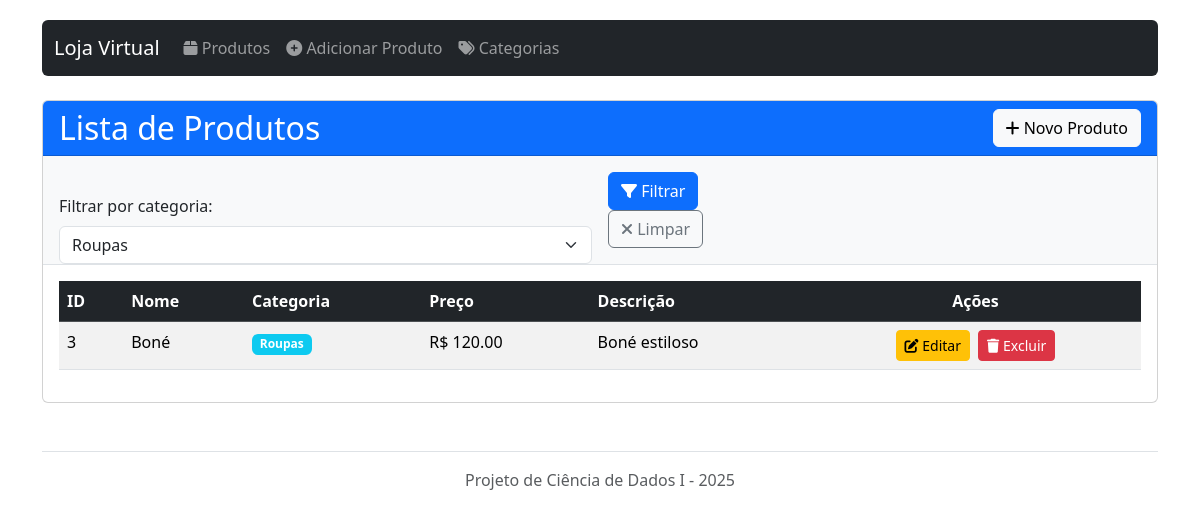
The page /?categoria=1 on the database its author committed.
### app.py (models this page shows, shortened)
class Produto(db.Model):
    id = db.Column(db.Integer, primary_key=True)
    nome = db.Column(db.String(100), nullable=False)
    preco = db.Column(db.Float, nullable=False)
    descricao = db.Column(db.Text, nullable=True)
    categoria_id = db.Column(db.Integer, db.ForeignKey('categoria.id', name='fk_produto_categoria'), nullable=True)

class Categoria(db.Model):
    id = db.Column(db.Integer, primary_key=True)
    nome = db.Column(db.String(50), nullable=False, unique=True)
    produtos = db.relationship('Produto', backref='categoria', lazy=True)

### app.py (the view)
@app.route('/')
def listar_produtos():
    categoria_id = request.args.get('categoria', None)
    query = Produto.query
    if categoria_id:
        try:
            categoria_id = int(categoria_id)
            query = query.filter_by(categoria_id=categoria_id)
        except ValueError:
            pass
    produtos = query.all()
    categorias = Categoria.query.order_by(Categoria.nome).all()
    return render_template('listar.html',
                          produtos=produtos,
                          categorias=categorias,
                          categoria_filtro=categoria_id)

### templates/listar.html (shortened to what this page needs)
{% extends 'base.html' %}
{% block content %}
<div class="card">
    <div class="card-header d-flex justify-content-between align-items-center bg-primary text-white">
        <h2 class="mb-0">Lista de Produtos</h2>
        <a href="{{ url_for('adicionar_produto') }}" class="btn btn-light">
            <i class="fas fa-plus"></i> Novo Produto
        </a>
    </div>
    <div class="card-body bg-light border-bottom pb-0">
        <form method="get" class="row g-3 align-items-end">
            <div class="col-md-6">
                <label for="categoria" class="form-label">Filtrar por categoria:</label>
                <select name="categoria" id="categoria" class="form-select">
                    {% for categoria in categorias %}
                        <option value="{{ categoria.id }}" {% if categoria_filtro == categoria.id %}selected{% endif %}>
                            {{ categoria.nome }}
                        </option>
                    {% endfor %}
                </select>
            </div>
            <div class="col-md-2 mb-3">
                <button type="submit" class="btn btn-primary">
                    <i class="fas fa-filter"></i> Filtrar
                </button>
                {% if categoria_filtro %}
                    <a href="{{ url_for('listar_produtos') }}" class="btn btn-outline-secondary">
                        <i class="fas fa-times"></i> Limpar
                    </a>
                {% endif %}
            </div>
        </form>
    </div>
    <div class="card-body">
        {% if produtos %}
            <div class="table-responsive">
                <table class="table table-striped table-hover">
                    <thead class="table-dark">
                        <tr>
                            <th>ID</th>
                            <th>Nome</th>
                            <th>Categoria</th>
                            <th>Preço</th>
                            <th>Descrição</th>
                            <th class="text-center">Ações</th>
                        </tr>
                    </thead>
                    <tbody>
                        {% for produto in produtos %}
                        <tr>
                            <td>{{ produto.id }}</td>
                            <td>{{ produto.nome }}</td>
                            <td>
                                {% if produto.categoria %}
                                    <span class="badge bg-info">{{ produto.categoria.nome }}</span>
                                {% else %}
                                    <span class="badge bg-secondary">Sem categoria</span>
                                {% endif %}
                            </td>
                            <td>R$ {{ "%.2f"|format(produto.preco) }}</td>
                            <td>{{ produto.descricao }}</td>
                            <td class="text-center">
                                <a href="{{ url_for('editar_produto', id=produto.id) }}" class="btn btn-sm btn-warning me-1">
                                    <i class="fas fa-edit"></i> Editar
                                </a>
                                <button type="button" class="btn btn-sm btn-danger" data-bs-toggle="modal" data-bs-target="#deleteModal{{ produto.id }}">
                                    <i class="fas fa-trash"></i> Excluir
                                </button>
                            </td>
                        </tr>
                        {% endfor %}
                    </tbody>
                </table>
            </div>
        {% else %}
            <div class="alert alert-info">
                <i class="fas fa-info-circle"></i> Nenhum produto cadastrado.
                <a href="{{ url_for('adicionar_produto') }}" class="alert-link">Adicionar um produto</a>
            </div>
        {% endif %}
    </div>
</div>
{% endblock %}

### templates/base.html (style rules this page uses)
body { padding-top: 20px; padding-bottom: 20px; }

### rows shown on the page
Produto: id "3", nome "Boné", categoria.nome "Roupas", preco "120.00", descricao "Boné estiloso"

### other values the page prints
form field categoria "Roupas"
